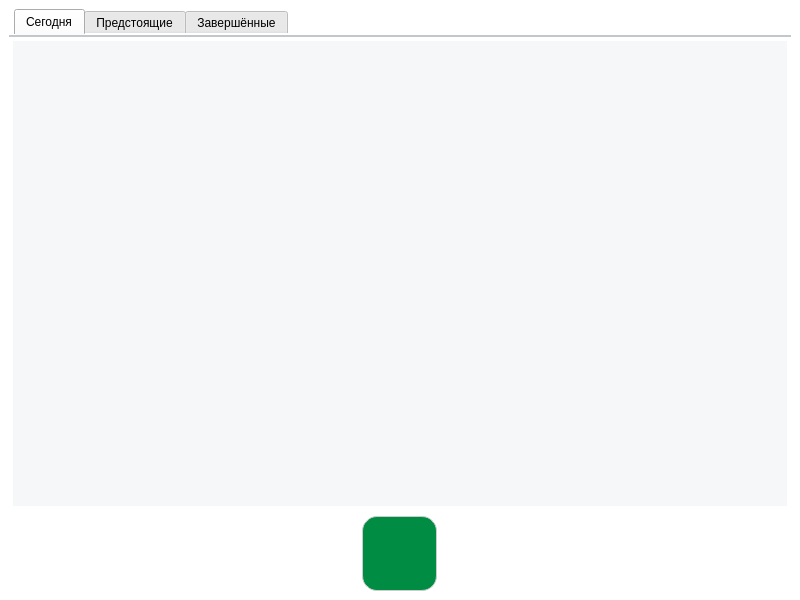
<?xml version="1.0" encoding="UTF-8"?>
<ui version="4.0">
 <class>StartWindow</class>
 <widget class="QMainWindow" name="StartWindow">
  <property name="geometry">
   <rect>
    <x>0</x>
    <y>0</y>
    <width>800</width>
    <height>600</height>
   </rect>
  </property>
  <property name="minimumSize">
   <size>
    <width>800</width>
    <height>600</height>
   </size>
  </property>
  <property name="windowTitle">
   <string>StartWindow</string>
  </property>
  <property name="styleSheet">
   <string notr="true">QMainWindow
{
        background: rgb(255,255,255);
}</string>
  </property>
  <widget class="QWidget" name="centralwidget">
   <property name="styleSheet">
    <string notr="true"/>
   </property>
   <layout class="QGridLayout" name="gridLayout">
    <item row="1" column="0" alignment="Qt::AlignmentFlag::AlignHCenter">
     <widget class="QPushButton" name="pushButton_createTask">
      <property name="sizePolicy">
       <sizepolicy hsizetype="Expanding" vsizetype="Expanding">
        <horstretch>0</horstretch>
        <verstretch>0</verstretch>
       </sizepolicy>
      </property>
      <property name="minimumSize">
       <size>
        <width>75</width>
        <height>75</height>
       </size>
      </property>
      <property name="maximumSize">
       <size>
        <width>75</width>
        <height>75</height>
       </size>
      </property>
      <property name="layoutDirection">
       <enum>Qt::LayoutDirection::LeftToRight</enum>
      </property>
      <property name="styleSheet">
       <string notr="true">QPushButton
{
        color: rgb(255, 255, 255);
        background-color: #008c43;
        border: 1px solid #ccc;
        border-radius: 15px;
}

QPushButton::hover
{
        background: #99d1b4;
}</string>
      </property>
      <property name="text">
       <string/>
      </property>
      <property name="icon">
       <iconset>
        <normaloff>:/kisspng-computer-icons-plus-and-minus-signs-clip-art-5b1e62a4baa424.2731478915287179887645 (1).png</normaloff>:/kisspng-computer-icons-plus-and-minus-signs-clip-art-5b1e62a4baa424.2731478915287179887645 (1).png</iconset>
      </property>
      <property name="iconSize">
       <size>
        <width>90</width>
        <height>90</height>
       </size>
      </property>
     </widget>
    </item>
    <item row="0" column="0">
     <widget class="QTabWidget" name="tabWidget">
      <property name="styleSheet">
       <string notr="true"> QTabWidget::pane {
     border-top: 2px solid #C2C7CB;
 }

 QTabWidget::tab-bar {
     left: 5px;
 }
</string>
      </property>
      <property name="currentIndex">
       <number>0</number>
      </property>
      <widget class="QWidget" name="tab_today">
       <property name="layoutDirection">
        <enum>Qt::LayoutDirection::LeftToRight</enum>
       </property>
       <attribute name="title">
        <string>Сегодня</string>
       </attribute>
       <layout class="QGridLayout" name="gridLayout_5">
        <property name="leftMargin">
         <number>0</number>
        </property>
        <property name="topMargin">
         <number>0</number>
        </property>
        <property name="rightMargin">
         <number>0</number>
        </property>
        <property name="bottomMargin">
         <number>0</number>
        </property>
        <property name="spacing">
         <number>0</number>
        </property>
        <item row="0" column="0">
         <widget class="QScrollArea" name="scrollArea_2">
          <property name="styleSheet">
           <string notr="true">     border: 2px solid rgb(255,255,255);
         background: rgb(245,247,249);</string>
          </property>
          <property name="horizontalScrollBarPolicy">
           <enum>Qt::ScrollBarPolicy::ScrollBarAlwaysOff</enum>
          </property>
          <property name="widgetResizable">
           <bool>true</bool>
          </property>
          <widget class="QWidget" name="scrollAreaWidgetContents_today">
           <property name="geometry">
            <rect>
             <x>0</x>
             <y>0</y>
             <width>778</width>
             <height>467</height>
            </rect>
           </property>
          </widget>
         </widget>
        </item>
       </layout>
      </widget>
      <widget class="QWidget" name="tab_upcoming">
       <attribute name="title">
        <string>Предстоящие</string>
       </attribute>
       <layout class="QGridLayout" name="gridLayout_4">
        <property name="leftMargin">
         <number>0</number>
        </property>
        <property name="topMargin">
         <number>0</number>
        </property>
        <property name="rightMargin">
         <number>0</number>
        </property>
        <property name="bottomMargin">
         <number>0</number>
        </property>
        <property name="spacing">
         <number>0</number>
        </property>
        <item row="0" column="0">
         <widget class="QScrollArea" name="scrollArea_3">
          <property name="styleSheet">
           <string notr="true">     border: 2px solid rgb(255,255,255);
         background: rgb(245,247,249);</string>
          </property>
          <property name="horizontalScrollBarPolicy">
           <enum>Qt::ScrollBarPolicy::ScrollBarAlwaysOff</enum>
          </property>
          <property name="widgetResizable">
           <bool>true</bool>
          </property>
          <widget class="QWidget" name="scrollAreaWidgetContents_upcoming">
           <property name="geometry">
            <rect>
             <x>0</x>
             <y>0</y>
             <width>778</width>
             <height>467</height>
            </rect>
           </property>
          </widget>
         </widget>
        </item>
       </layout>
      </widget>
      <widget class="QWidget" name="tab_completed">
       <attribute name="title">
        <string>Завершённые</string>
       </attribute>
       <layout class="QGridLayout" name="gridLayout_3">
        <property name="leftMargin">
         <number>0</number>
        </property>
        <property name="topMargin">
         <number>0</number>
        </property>
        <property name="rightMargin">
         <number>0</number>
        </property>
        <property name="bottomMargin">
         <number>0</number>
        </property>
        <property name="spacing">
         <number>0</number>
        </property>
        <item row="0" column="0">
         <widget class="QScrollArea" name="scrollArea">
          <property name="styleSheet">
           <string notr="true">     border: 2px solid rgb(255,255,255);
         background: rgb(245,247,249);</string>
          </property>
          <property name="horizontalScrollBarPolicy">
           <enum>Qt::ScrollBarPolicy::ScrollBarAlwaysOff</enum>
          </property>
          <property name="widgetResizable">
           <bool>true</bool>
          </property>
          <widget class="QWidget" name="scrollAreaWidgetContents_completed">
           <property name="geometry">
            <rect>
             <x>0</x>
             <y>0</y>
             <width>778</width>
             <height>467</height>
            </rect>
           </property>
           <property name="styleSheet">
            <string notr="true">     border: 2px solid rgb(255,255,255);
         background: rgb(245,247,249);</string>
           </property>
          </widget>
         </widget>
        </item>
       </layout>
      </widget>
     </widget>
    </item>
   </layout>
  </widget>
 </widget>
 <resources/>
 <connections/>
</ui>
